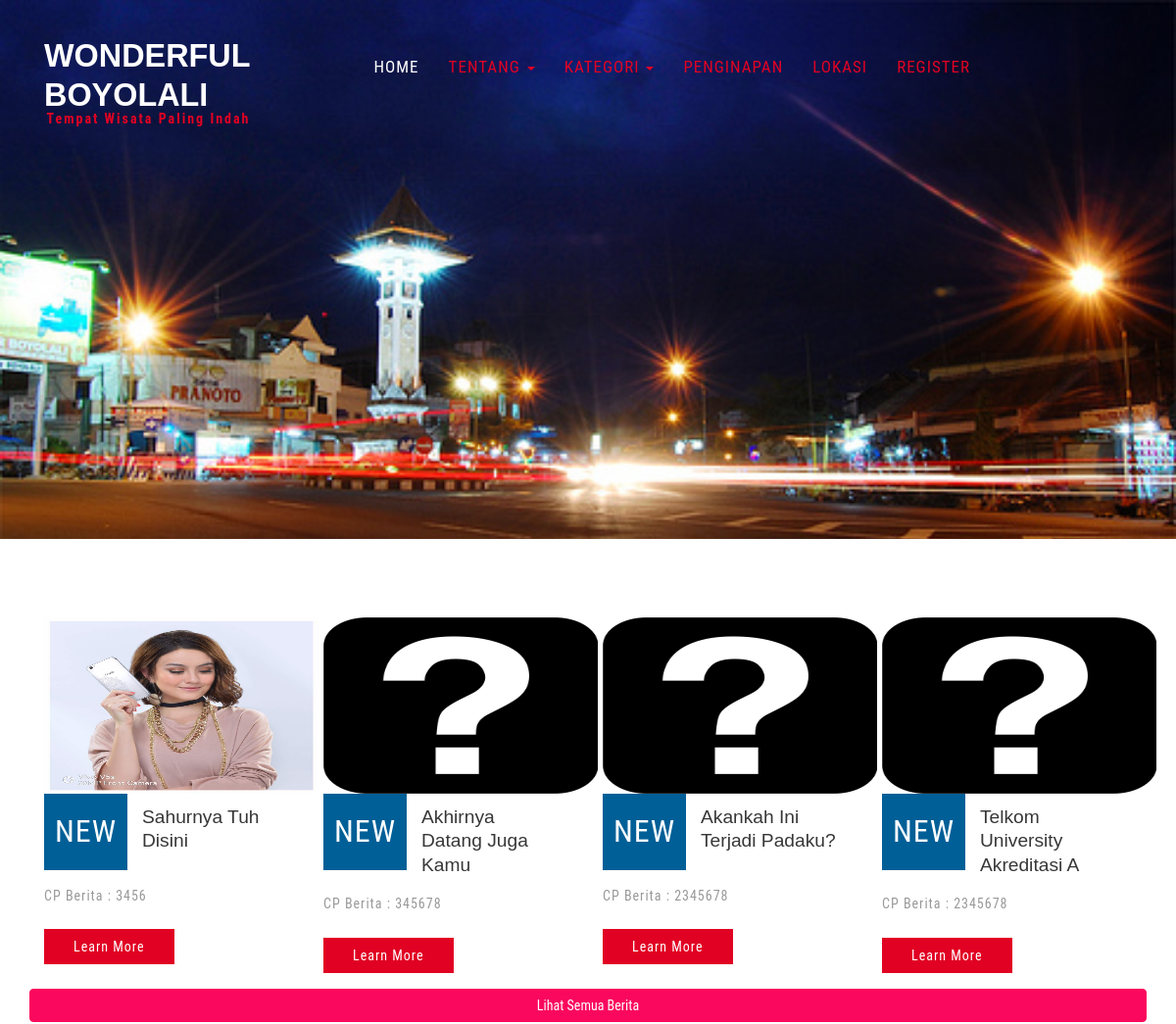
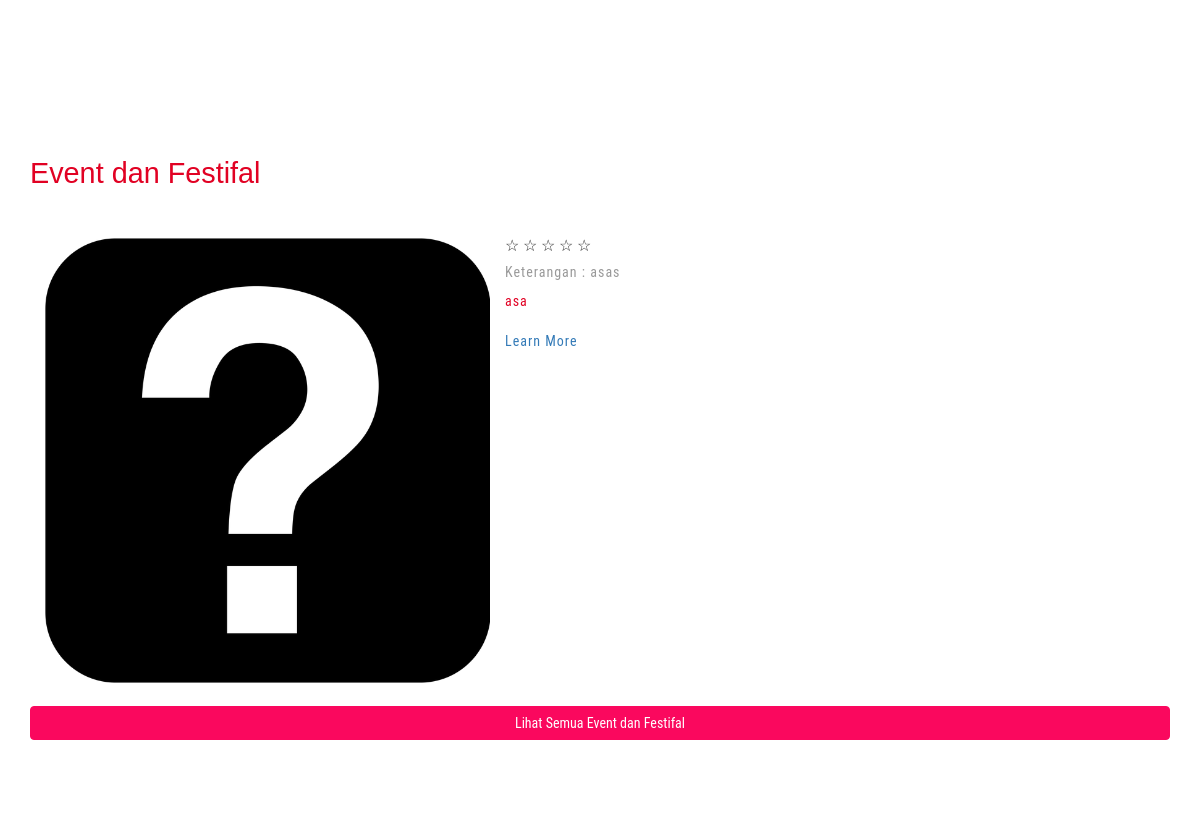
The app's page / (upper part), older data (2 pictures, top to bottom).
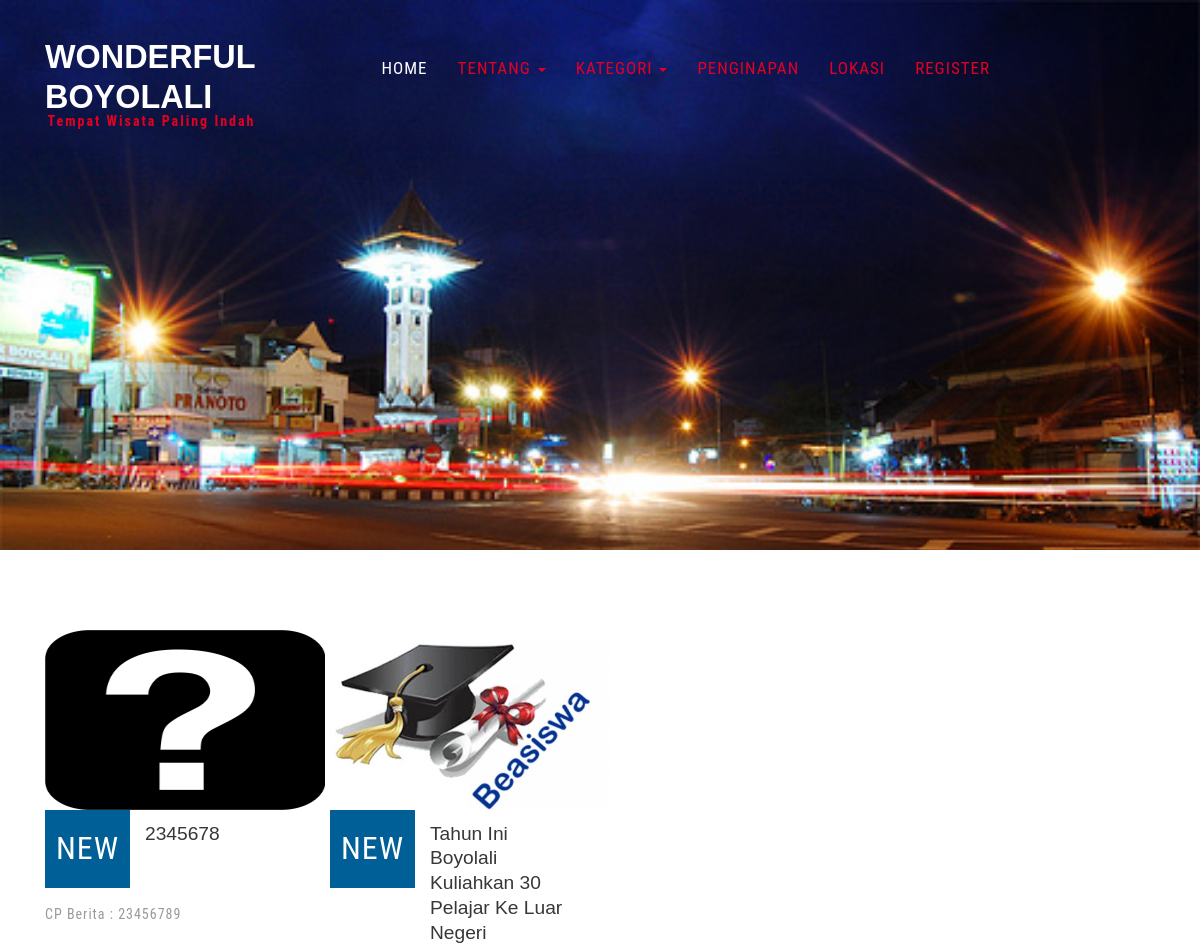
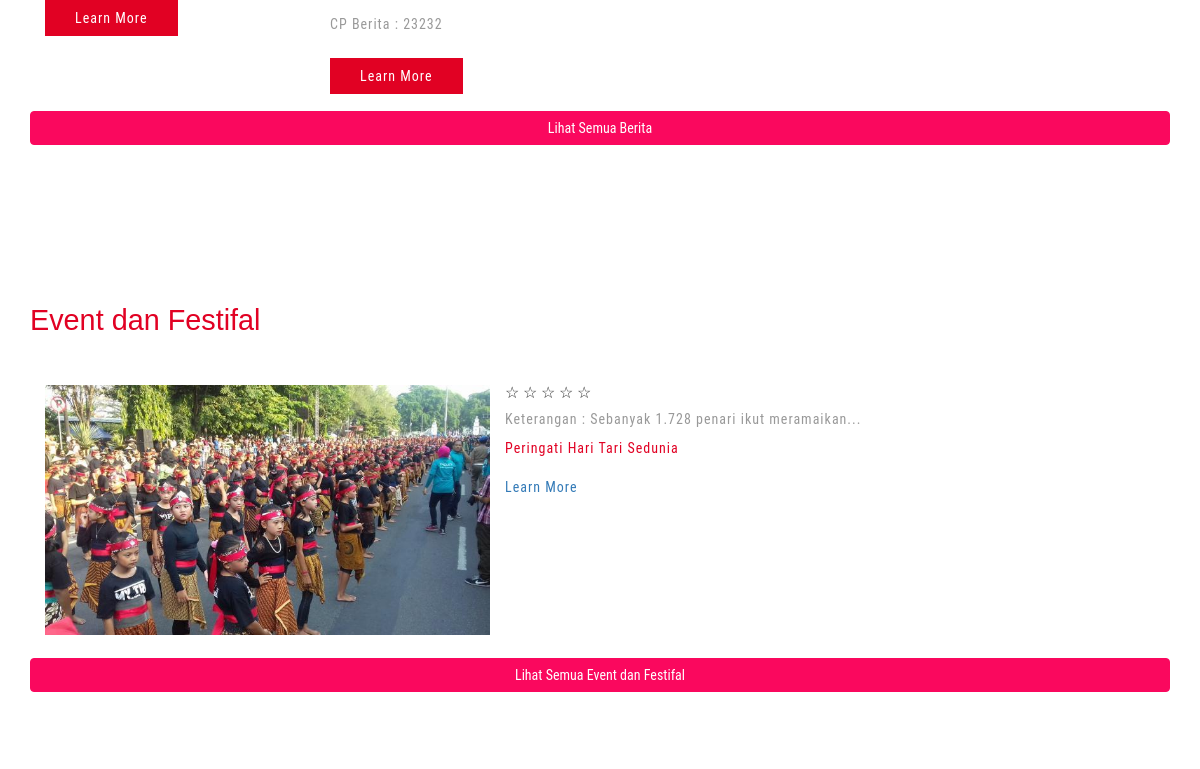
The same page, newer data (2 pictures, top to bottom).
### tables this page shows
CREATE TABLE `berita_terbaru` (
  `id_berita` int(5) NOT NULL,
  `judul_berita` varchar(100) NOT NULL,
  `tgl_berita` date NOT NULL,
  `ket_berita` text NOT NULL,
  `cp_berita` varchar(15) NOT NULL,
  `id_admin` int(5) NOT NULL
);

CREATE TABLE `event` (
  `id_event` int(5) NOT NULL,
  `nama_event` varchar(150) NOT NULL,
  `tgl_event` date NOT NULL,
  `lokasi_event` varchar(100) NOT NULL,
  `ket_event` text NOT NULL,
  `waktu_event` time DEFAULT NULL,
  `cp_event` varchar(15) NOT NULL,
  `daerah_event` varchar(150) NOT NULL,
  `id_admin` int(5) NOT NULL
);

### application/controllers/Main.php (called while the page is built, shortened)
<?php
class Main extends CI_Controller {
	public function index()
	{
		$this->load->model('m_dashboard');
        $this->load->view('main/header');
		$data['berita'] = $this->m_dashboard->tampil_berita()->result();
		$data['event'] = $this->m_dashboard->tampil_event()->result();
        $this->load->view('home',$data);
		$this->load->view('main/footer');
	}
}

### index.php (called while the page is built, shortened)
<?php
require_once BASEPATH.'core/CodeIgniter.php';

### application/models/m_dashboard.php (called while the page is built, shortened)
<?php
class m_dashboard extends CI_Model{
    public function tampil_berita(){
        $query = $this->db->query("SELECT * FROM berita_terbaru order by id_berita desc");
            return $query;
    }
    public function tampil_event(){
        $query = $this->db->query("SELECT * FROM event order by id_event desc");
            return $query;
    }
}
?>

### application/views/home.php (the view, shortened to what this page needs)
<?php
	$CI =& get_instance();
?>
	<div class="banner-bottom">
		<div class="container">
			<div class="banner-bottom-grids">
				<?php $no=1; foreach($berita as $a){ ?>
				<div class="col-md-3 banner-bottom-grid w3-agileits">
					<?php
						$dapetgambarberita = "";
						$getgambar =$CI->db->query('select gambar from gambar_berita where id_berita="'.$a->id_berita.'"');
						foreach ($getgambar->result() as $row){
						    $dapetgambarberita = $row->gambar;
						}
					?>
					<?php
						if ($dapetgambarberita=="") {
							?>
								<img src="<?php echo base_url()?>assets/images/tanya.png" alt=" " width="280" height="180" />
							<?php
						}else{
							?>
								<img src="<?php echo base_url()?>upload-foto/<?php echo $dapetgambarberita; ?>" alt=" " width="280" height="180" />
							<?php
						}
					?>
					<div class="banner-bottom-grid-info">
						<div class="col-xs-4 banner-bottom-grid-infol">
							<p>NEW</p>
						</div>
						<div class="col-xs-8 banner-bottom-grid-infor">
							<h3><?php echo $a->judul_berita; ?></h3>
						</div>
						<div class="clearfix"> </div>
						<p class="vel">CP Berita : <?php echo $a->cp_berita; ?></p>
							<div class="more">
								<a href="<?php echo base_url()?>index.php/detailberita/<?php echo $a->id_berita; ?>">Learn More</a>
							</div>
					</div>
				</div>
				<?php $no++;
				if ($no>4) {
					break;
				}
			 	} ?>
				<div class="clearfix"> </div>
			</div>
			<a href="<?php echo base_url()?>index.php/allberita" type="button" class="btn btn-block btn-primary">Lihat Semua Berita</a>
		</div>
	</div>
	<div class="testimonials w3l-agileits">
		<div class="container">
			<h3>Event dan Festifal</h3>
			<div class="testimonials-grids">
				<ul id="flexiselDemo1">
					<?php $no=1; foreach($event as $a){ ?>
					<li>
						<div class="testimonials-grid">
							<div class="col-xs-5 testimonials-grid-left">
							<?php
								$dapetgambarevent = "";
								$getgambar =$CI->db->query('select gambar from gambar_event where id_event="'.$a->id_event.'"');
								foreach ($getgambar->result() as $row){
								    $dapetgambarevent = $row->gambar;
								}
							?>
							<?php
								if ($dapetgambarevent=="") {
									?>
										<img src="<?php echo base_url()?>assets/images/tanya.png" alt=" " class="img-responsive" />
									<?php
								}else{
									?>
										<img src="<?php echo base_url()?>upload-foto/<?php echo $dapetgambarevent; ?>" alt=" " class="img-responsive" />
									<?php
								}
							?>
							</div>
							<div class="col-xs-7 testimonials-grid-right">
								<div class="rating">
									<span>☆</span>
									<span>☆</span>
									<span>☆</span>
									<span>☆</span>
									<span>☆</span>
								</div>
								<?php
									$str="";
									if(strlen($a->ket_event) > 40){
										$str = substr($a->ket_event, 0, 38) . "...";
									}else{
										$str=$a->ket_event;
									}
								?>
								<p>Keterangan : <?php echo $str; ?><span><?php echo $a->nama_event; ?></span></p>
								<p><a href="<?php echo base_url()?>index.php/detailevent/<?php echo $a->id_event; ?>">Learn More</a></p>
							</div>
							<div class="clearfix"> </div>
						</div>
					</li>
					<?php $no++;
				 	} ?>
				</ul>
			</div>
			<a href="<?php echo base_url()?>index.php/allevent" type="button" class="btn btn-block btn-primary">Lihat Semua Event dan Festifal</a>
		</div>
	</div>

Row changes from the older to the newer data that the page shows:
removed berita_terbaru: judul_berita "Sahurnya Tuh Disini", cp_berita "3456"
removed berita_terbaru: judul_berita "Akhirnya Datang Juga Kamu", cp_berita "345678"
removed berita_terbaru: judul_berita "Akankah Ini Terjadi Padaku?", cp_berita "2345678"
removed berita_terbaru: judul_berita "Telkom University Akreditasi A", cp_berita "2345678"
removed event: ket_event "asas", nama_event "asa"
added berita_terbaru: judul_berita "2345678", cp_berita "23456789"
now on this page (row unchanged): berita_terbaru: judul_berita "Tahun Ini Boyolali Kuliahkan 30 Pelajar Ke Luar Negeri", cp_berita "23232"
now on this page (row unchanged): event: ket_event "Sebanyak 1.728 penari ikut meramaikan...", nama_event "Peringati Hari Tari Sedunia"
